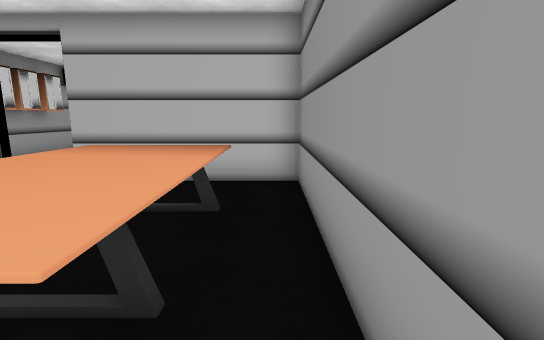
view 1 (above)

21 first-person views from a walk through a scene from a Unity 3-D project. The camera is 1.5 m above the floor, tilts 10° down and sees 85° across. Doors are open. The floor is counted in squares, 1 m on a side. Each view is taken from the middle of a square. On the plan, view 1 faces up. The plan holds only what a view shows up to about 15 squares ahead; the rest is blank. The place goes on beyond the plan. The player character is not drawn. Some animated figures are left out. Some surface patterns are stand-ins.

view 2
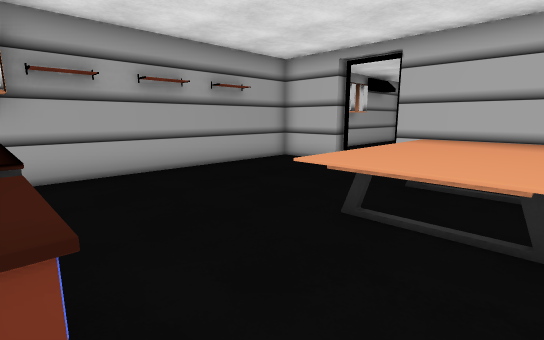

view 3
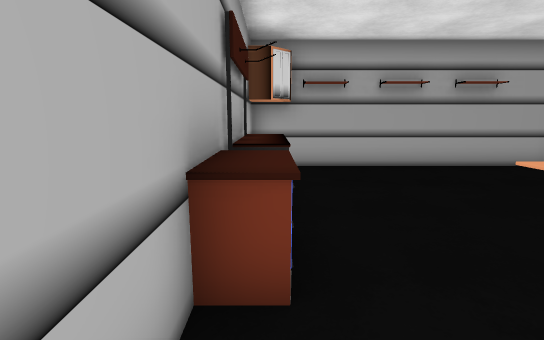

view 4
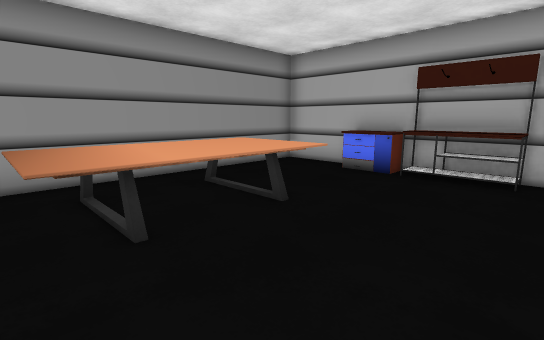

view 5
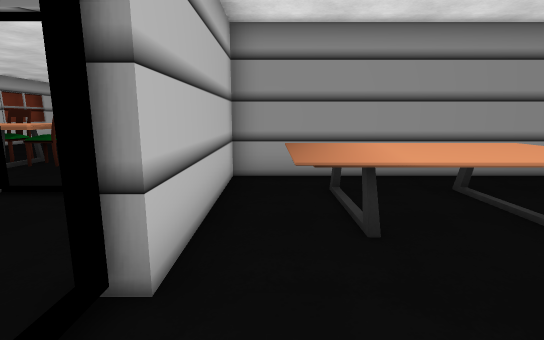

view 6
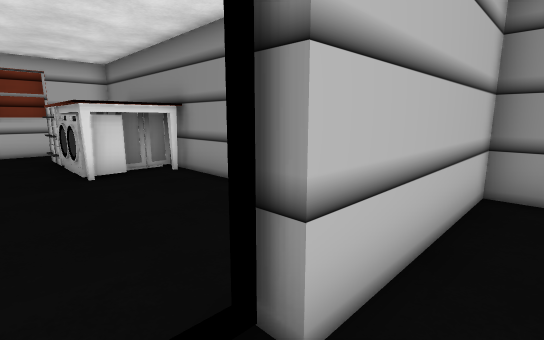

view 7
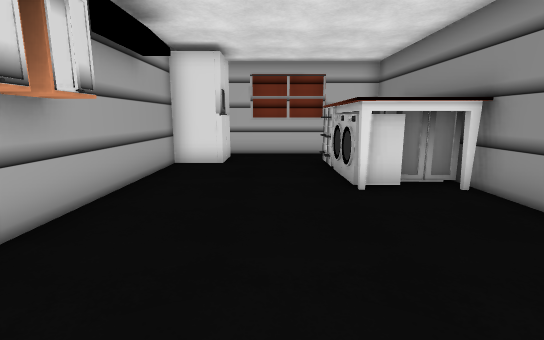

view 8
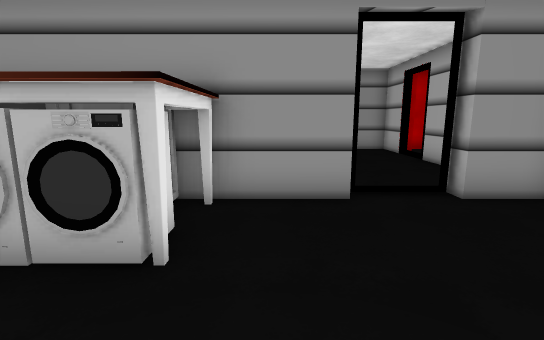

view 9
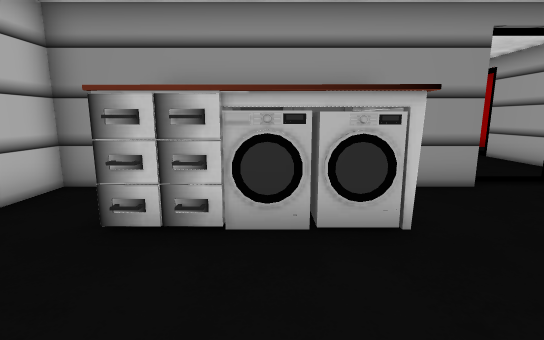

view 10
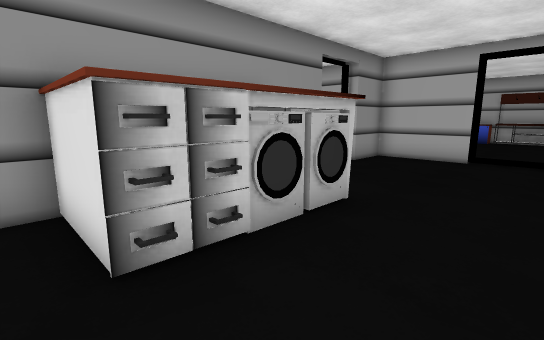

view 11
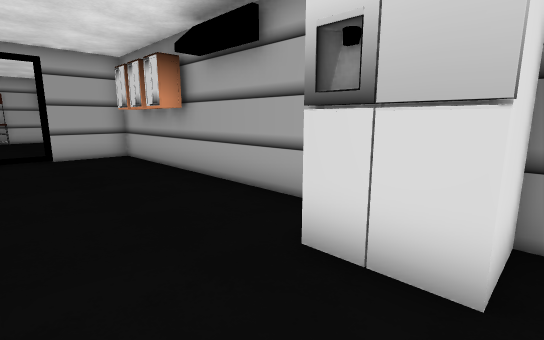

view 12
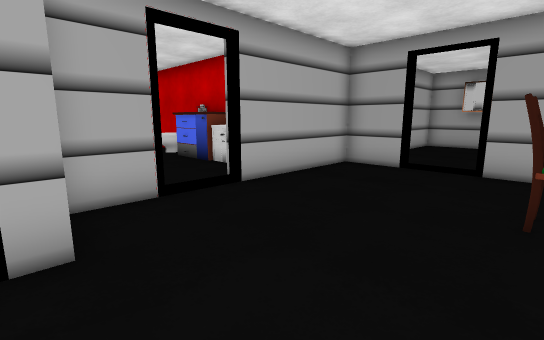

view 13
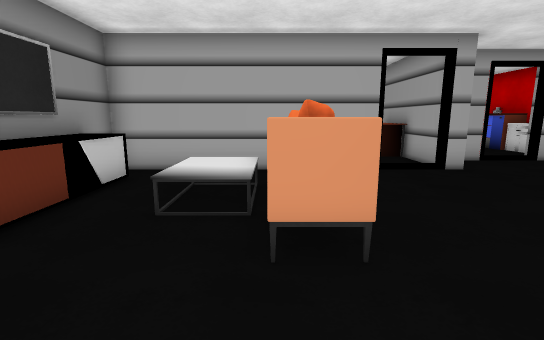

view 14
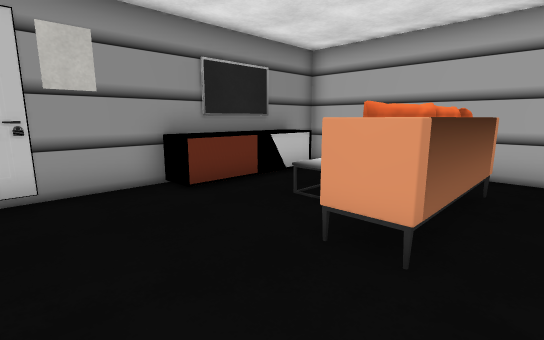

view 15
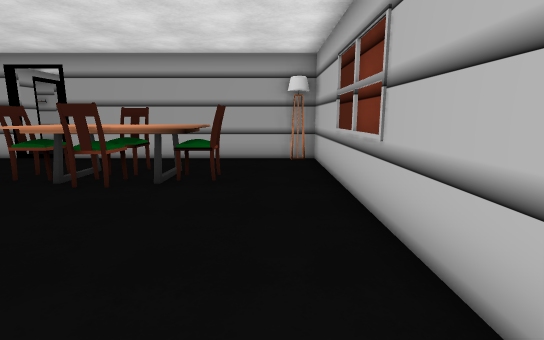

view 16
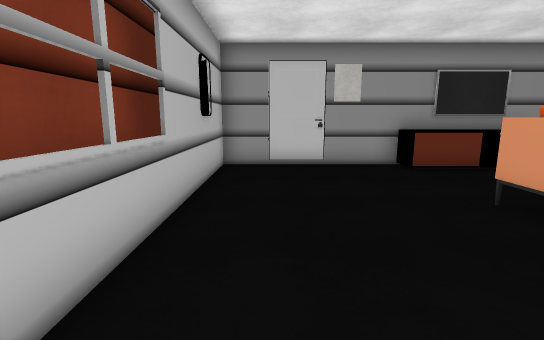

view 17
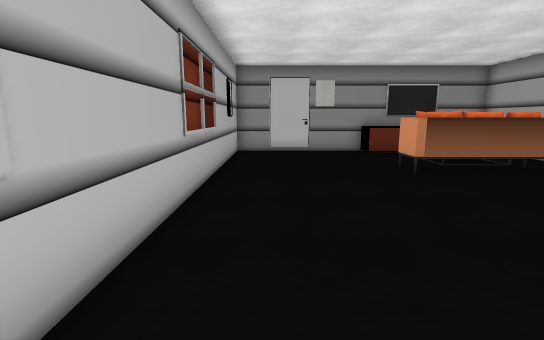

view 18
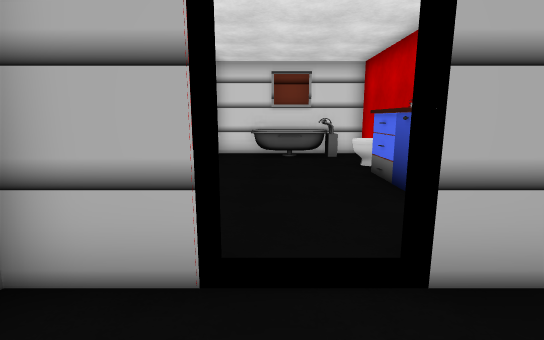

view 19
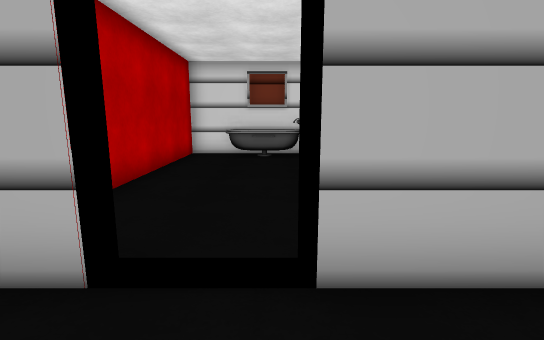

view 20
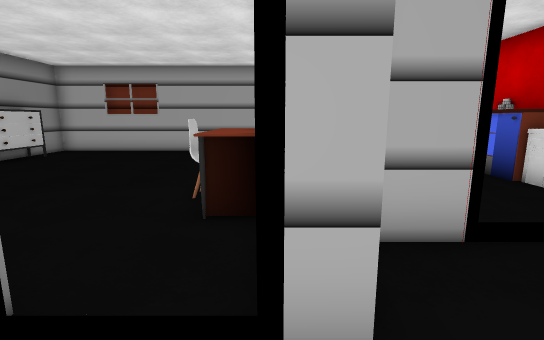

view 21
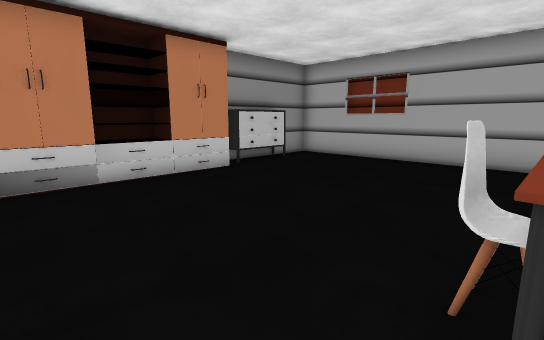

### Floor plan
Key: @ floor where view 1 was taken; # wall or solid block; . floor; D open door; T table; R rack; C chair; Y dryer; W washer; F fridge; S sink; A sofa; N console; E desk; B bathtub; O other object.
Columns run from 9 left of view 1 to 18 right of it. Each row starts with its distance up from view 1.
 21  ###########################
 20 FF  .   #                  #
 19  F.     #    .   . .       #
 18 #F   OOO#   C       . .    #
 17 #    YY #  CC              #
 16 #.   YY #  TT              #
 15 #    WWO# CCCC       AA   N#
 14 #    WWO#  TT        A    N#
 13 # .     #  CC    .   ATTT N#
 12 #       #            ATTT N#
 11 #       D        .   ATT. N#
 10 #       D    ..            #
  9 #       #        DD#########
  8 #  .    #        #.       O
  7 ###DD#####S##DD###E      OO
  6 # ..  TTT  S     EC       O#
  5 #     TTT  S     EC      OO#
  4 #     TTT #S     #..     OO
  3 #     TTT #O     #..      O
  2 #     TTT #O     #..      O
  1 #     TTT #O     #        O#
  0 #        @#O     #        O#
 -1 #         #  BB  #         #
 -2 #  RRROO..# BBBB #         #
 -3 ############################

Where each view was taken, in squares from view 1:
view 1: 0 up, 0 right, facing up
view 2: 2 down, 1 left, facing up-left
view 3: 2 down, 0 right, facing left
view 4: 6 up, 7 left, facing down-right
view 5: 6 up, 7 left, facing right
view 6: 6 up, 6 left, facing up-right
view 7: 8 up, 6 left, facing up
view 8: 13 up, 7 left, facing right
view 9: 16 up, 8 left, facing right
view 10: 19 up, 7 left, facing down-right
view 11: 20 up, 5 left, facing down-left
view 12: 13 up, 8 right, facing down-left
view 13: 18 up, 13 right, facing down
view 14: 18 up, 11 right, facing down-right
view 15: 19 up, 10 right, facing left
view 16: 19 up, 8 right, facing right
view 17: 19 up, 4 right, facing right
view 18: 10 up, 5 right, facing down
view 19: 10 up, 4 right, facing down
view 20: 11 up, 8 right, facing down
view 21: 8 up, 9 right, facing down-right
